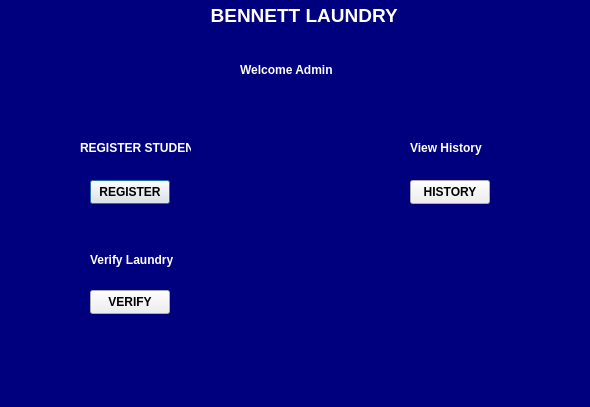
<?xml version="1.0" encoding="UTF-8"?>
<ui version="4.0">
 <class>AdminPage</class>
 <widget class="QDialog" name="AdminPage">
  <property name="geometry">
   <rect>
    <x>0</x>
    <y>0</y>
    <width>590</width>
    <height>407</height>
   </rect>
  </property>
  <property name="windowTitle">
   <string>Dialog</string>
  </property>
  <widget class="QLabel" name="label">
   <property name="geometry">
    <rect>
     <x>0</x>
     <y>0</y>
     <width>591</width>
     <height>31</height>
    </rect>
   </property>
   <property name="font">
    <font>
     <pointsize>14</pointsize>
     <bold>true</bold>
    </font>
   </property>
   <property name="styleSheet">
    <string notr="true">background-color: rgb(0, 0, 127);
color: rgb(255, 255, 255);</string>
   </property>
   <property name="text">
    <string>                                        BENNETT LAUNDRY</string>
   </property>
  </widget>
  <widget class="QLabel" name="label_2">
   <property name="geometry">
    <rect>
     <x>0</x>
     <y>30</y>
     <width>591</width>
     <height>381</height>
    </rect>
   </property>
   <property name="styleSheet">
    <string notr="true">background-color: rgb(0, 0, 127);</string>
   </property>
   <property name="text">
    <string/>
   </property>
  </widget>
  <widget class="QLabel" name="label_3">
   <property name="geometry">
    <rect>
     <x>80</x>
     <y>140</y>
     <width>111</width>
     <height>16</height>
    </rect>
   </property>
   <property name="font">
    <font>
     <bold>true</bold>
    </font>
   </property>
   <property name="styleSheet">
    <string notr="true">color: rgb(255, 255, 255);</string>
   </property>
   <property name="text">
    <string>REGISTER STUDENT</string>
   </property>
  </widget>
  <widget class="QPushButton" name="pushButton">
   <property name="geometry">
    <rect>
     <x>90</x>
     <y>180</y>
     <width>80</width>
     <height>24</height>
    </rect>
   </property>
   <property name="font">
    <font>
     <bold>true</bold>
    </font>
   </property>
   <property name="text">
    <string>REGISTER</string>
   </property>
  </widget>
  <widget class="QLabel" name="label_4">
   <property name="geometry">
    <rect>
     <x>240</x>
     <y>60</y>
     <width>111</width>
     <height>20</height>
    </rect>
   </property>
   <property name="font">
    <font>
     <bold>true</bold>
    </font>
   </property>
   <property name="styleSheet">
    <string notr="true">color: rgb(255, 255, 255);</string>
   </property>
   <property name="text">
    <string>Welcome Admin </string>
   </property>
  </widget>
  <widget class="QLabel" name="label_5">
   <property name="geometry">
    <rect>
     <x>410</x>
     <y>140</y>
     <width>81</width>
     <height>16</height>
    </rect>
   </property>
   <property name="font">
    <font>
     <bold>true</bold>
    </font>
   </property>
   <property name="styleSheet">
    <string notr="true">color: rgb(255, 255, 255);</string>
   </property>
   <property name="text">
    <string>View History</string>
   </property>
  </widget>
  <widget class="QPushButton" name="pushButton_2">
   <property name="geometry">
    <rect>
     <x>410</x>
     <y>180</y>
     <width>80</width>
     <height>24</height>
    </rect>
   </property>
   <property name="font">
    <font>
     <bold>true</bold>
    </font>
   </property>
   <property name="text">
    <string>HISTORY</string>
   </property>
  </widget>
  <widget class="QLabel" name="label_6">
   <property name="geometry">
    <rect>
     <x>90</x>
     <y>250</y>
     <width>91</width>
     <height>20</height>
    </rect>
   </property>
   <property name="font">
    <font>
     <bold>true</bold>
    </font>
   </property>
   <property name="styleSheet">
    <string notr="true">color: rgb(255, 255, 255);</string>
   </property>
   <property name="text">
    <string>Verify Laundry</string>
   </property>
  </widget>
  <widget class="QPushButton" name="pushButton_3">
   <property name="geometry">
    <rect>
     <x>90</x>
     <y>290</y>
     <width>80</width>
     <height>24</height>
    </rect>
   </property>
   <property name="font">
    <font>
     <bold>true</bold>
    </font>
   </property>
   <property name="text">
    <string>VERIFY</string>
   </property>
  </widget>
 </widget>
 <resources/>
 <connections/>
</ui>
